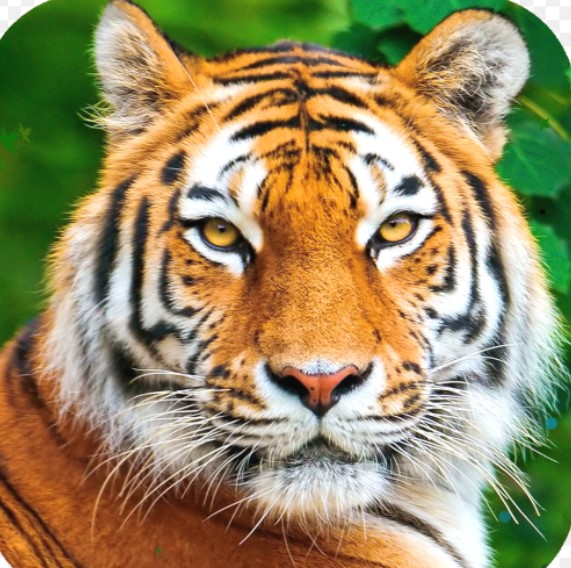
#> input picture tiger.jpg, 571 x 568 px
$ python Hough.py
#> lines starting #> are read from the running program, lines starting #| are printed output that depends on the picture; after the words box and inside, x2 and y2 are one past the last pixel; in counts of white or black regions, pixels touching at a corner belong together
import cv2
import numpy as np
img=cv2.imread('tiger.jpg')
#> img is the input picture: shape (568, 571, 3); mean B, G, R 98.2, 138.6, 150.8
gray=cv2.cvtColor(img,cv2.COLOR_BGR2GRAY)
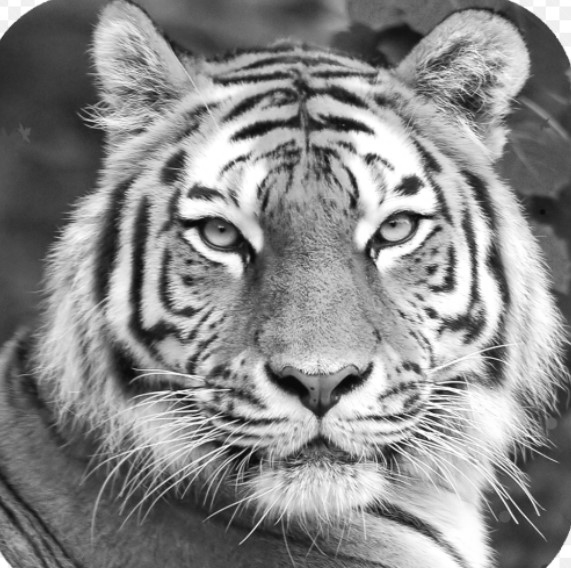
#> gray: shape (568, 571); min 5, max 255, mean 137.7
edges=cv2.Canny(gray,75,150)
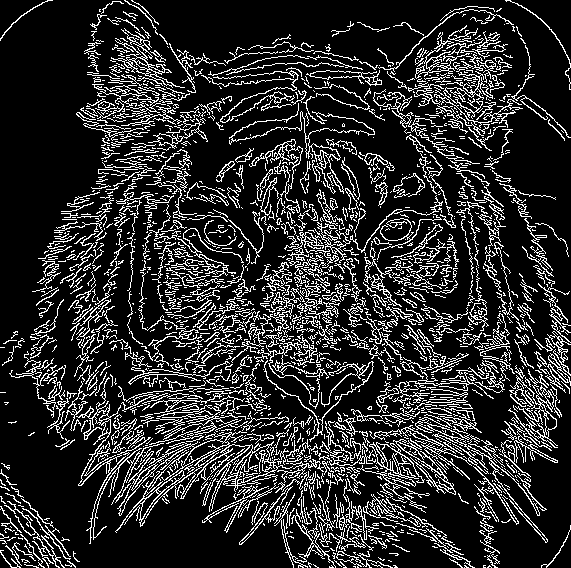
#> edges: shape (568, 571); 17.4% white in thin lines or dots
lines=cv2.HoughLinesP(edges,1,np.pi/180,30,maxLineGap=250)
#> lines = 482 rows, first 6: [0, 551, 536, 15], [125, 522, 535, 15], [41, 565, 561, 45], [43, 566, 562, 47], [86, 50, 252, 533], [93, 191, 461, 559]
for line in lines:
    x1,y1,x2,y2=line[0]
    cv2.line(img,(x1,y1),(x2,y2),(0,0,128),1)
#> this loop made 482 passes
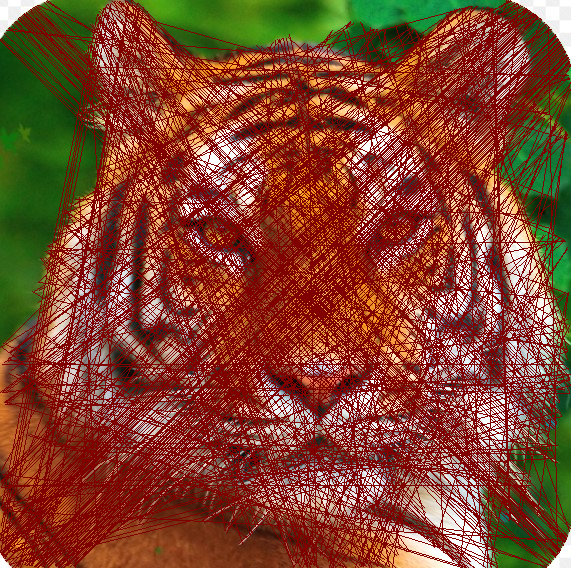
#> img: shape (568, 571, 3); mean B, G, R 44.2, 66.9, 131.1
edges=cv2.resize(edges,(512,512))
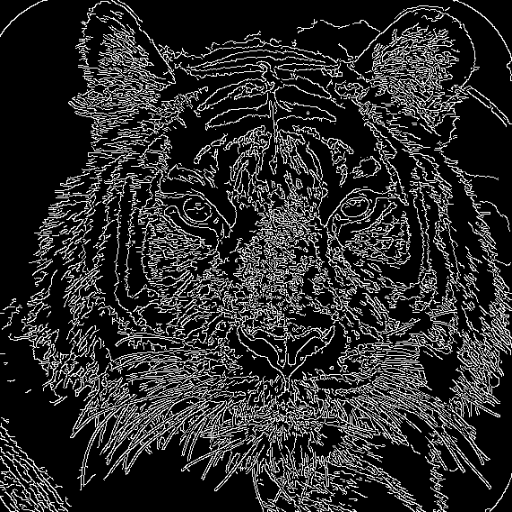
#> edges: shape (512, 512); min 0, max 255, mean 44.2
img=cv2.resize(img,(512,512))
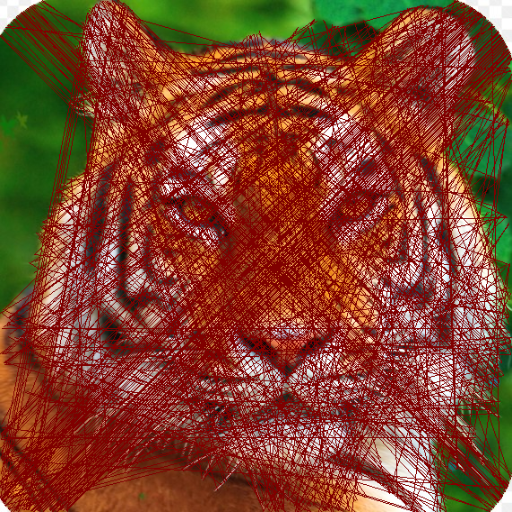
#> img: shape (512, 512, 3); mean B, G, R 44.2, 66.8, 131
cv2.imshow("linesEdges",edges)
cv2.imshow("LineDetected",img)
cv2.waitKey(0)
cv2.destroyAllWindows()

$ run again, with Img1.jpg copied over tiger.jpg
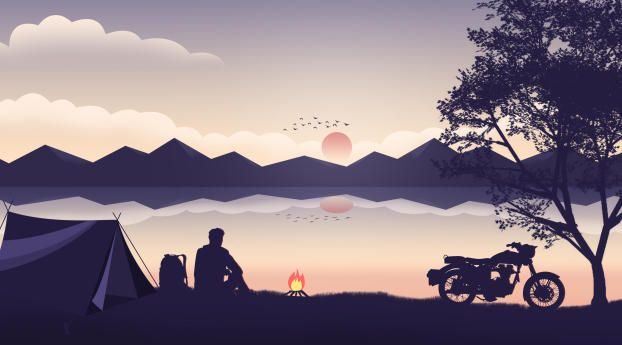
#> input picture Img1.jpg, 622 x 345 px
#> img is the input picture: shape (345, 622, 3); mean B, G, R 133, 121.4, 135.7
#> `edges=cv2.Canny(gray,75,150)`:
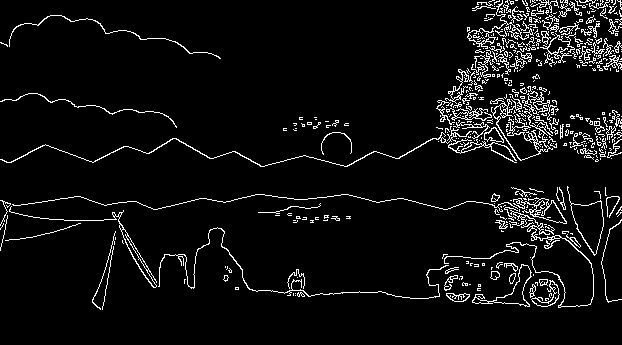
#> edges: shape (345, 622); 5.8% white in thin lines or dots, all inside (x1, y1, x2, y2) = (0, 0, 622, 310)
#> lines = 142 rows, first 6: [74, 106, 621, 135], [95, 304, 618, 49], [530, 0, 535, 303], [510, 303, 510, 1], [274, 291, 565, 0], [99, 284, 608, 302]
#> the loop `for line in lines:` made 142 passes
#> `img=cv2.resize(img,(512,512))`:
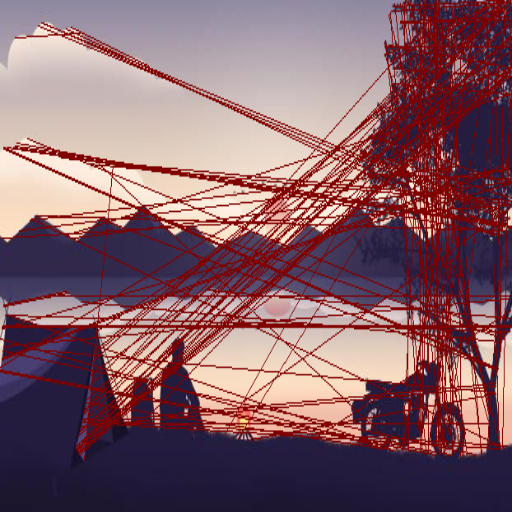
#> img: shape (512, 512, 3); mean B, G, R 105.8, 96.4, 133.8
